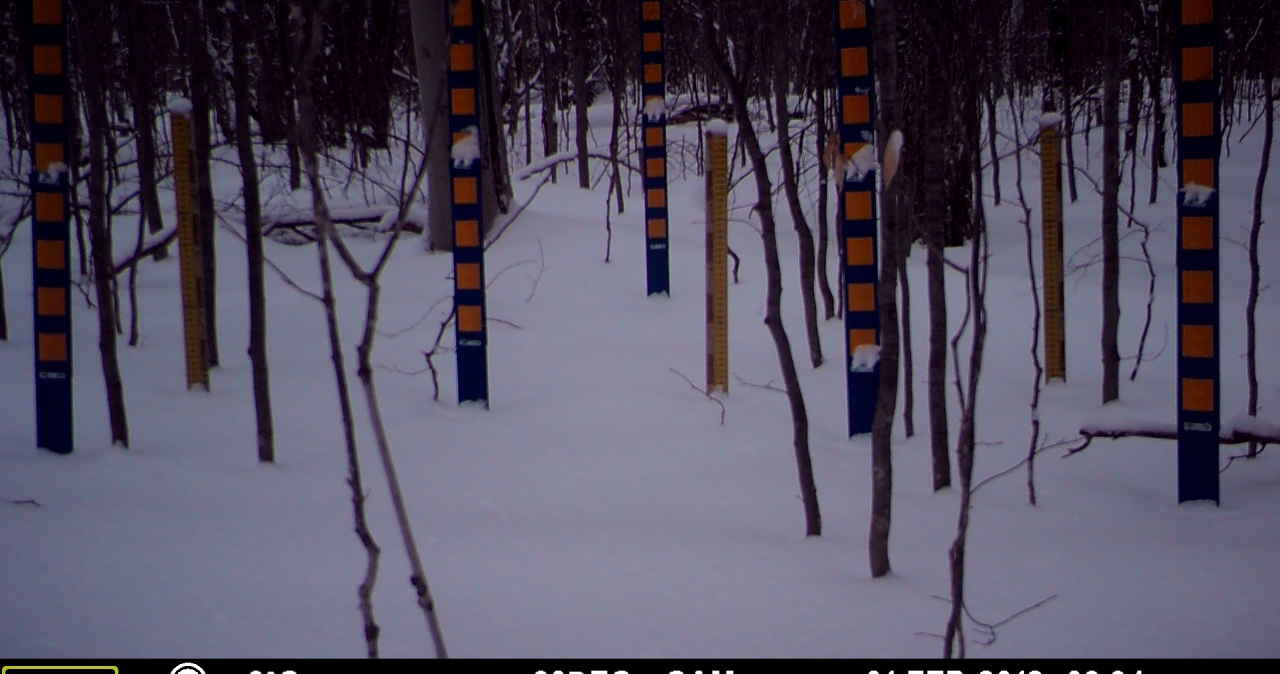
#> input picture MFDC3594.JPG, 3840 x 2020 px (shown at 1/3 size)
$ python live_preview.py
#> lines starting #> are read from the running program, lines starting #| are printed output that depends on the picture; after the words box and inside, x2 and y2 are one past the last pixel; in counts of white or black regions, pixels touching at a corner belong together
# import necessary modules
import cv2
import numpy as np
from matplotlib import pyplot as plt

def nothing(x):
	pass

cv2.namedWindow('Colourbars')
cv2.namedWindow('hsv_img', cv2.WINDOW_NORMAL)
cv2.resizeWindow('hsv_img', 1200,1200)
cv2.namedWindow('orig', cv2.WINDOW_NORMAL)
cv2.resizeWindow('orig', 1200,1200)

# create trackbars
cv2.createTrackbar("Hue 1", "Colourbars", 0, 180, nothing)
cv2.createTrackbar("Hue 2", "Colourbars", 0, 180, nothing)
cv2.createTrackbar("Sat 1", "Colourbars", 0, 255, nothing)
cv2.createTrackbar("Sat 2", "Colourbars", 0, 255, nothing)
cv2.createTrackbar("Val 1", "Colourbars", 0, 255, nothing)
cv2.createTrackbar("Val 2", "Colourbars", 0, 255, nothing)

img_name = "MFDC3594.JPG"
img = cv2.imread(img_name)
#> img is the input picture: shape (2020, 3840, 3); mean B, G, R 95.6, 77.1, 82.5
img = cv2.resize(img, (0,0), fx = 0.5, fy = 0.5)
#> img: shape (1010, 1920, 3)

titles = ['Original Image', 'HSV Thresholded']

while(1):
	# get tracker positions
	h1 = cv2.getTrackbarPos("Hue 1", "Colourbars")
	h2 = cv2.getTrackbarPos("Hue 2", "Colourbars")
	s1 = cv2.getTrackbarPos("Sat 1", "Colourbars")
	s2 = cv2.getTrackbarPos("Sat 2", "Colourbars")
	v1 = cv2.getTrackbarPos("Val 1", "Colourbars")
	v2 = cv2.getTrackbarPos("Val 2", "Colourbars")

	cv2.resizeWindow('hsv_img', 600,600)
	cv2.namedWindow('orig', cv2.WINDOW_NORMAL)
	cv2.resizeWindow('orig', 600,600)

	hsv = cv2.cvtColor(img, cv2.COLOR_BGR2HSV)
#> hsv: shape (1010, 1920, 3); mean H, S, V 120.9, 90, 98.4
	mask = cv2.inRange(hsv, np.array([h1, s1, v1]), np.array([h2, s2, v2]))
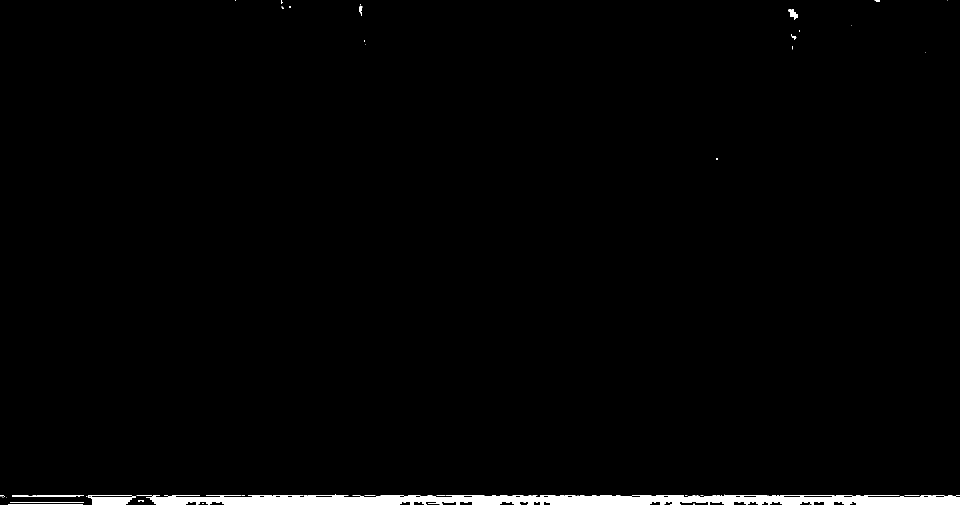
#> mask: shape (1010, 1920) (shown at 1/2 size); 1.5% white; 50 white regions (35 under 20 px), largest, box (x1, y1, x2, y2) and area: (292, 989, 1920, 1010) 26847, (176, 990, 272, 1010) 1388, (24, 990, 168, 993) 360
	cv2.imshow("orig", img)
	cv2.imshow("hsv_img", mask)

	k = cv2.waitKey(1) & 0xFF
#> (key Esc is pressed here)
	if k == ord('m'):
		mode = not mode
	elif k == 27:
		break

cv2.destroyAllWindows()

$ run again, with MFDC3912.JPG copied over MFDC3594.JPG
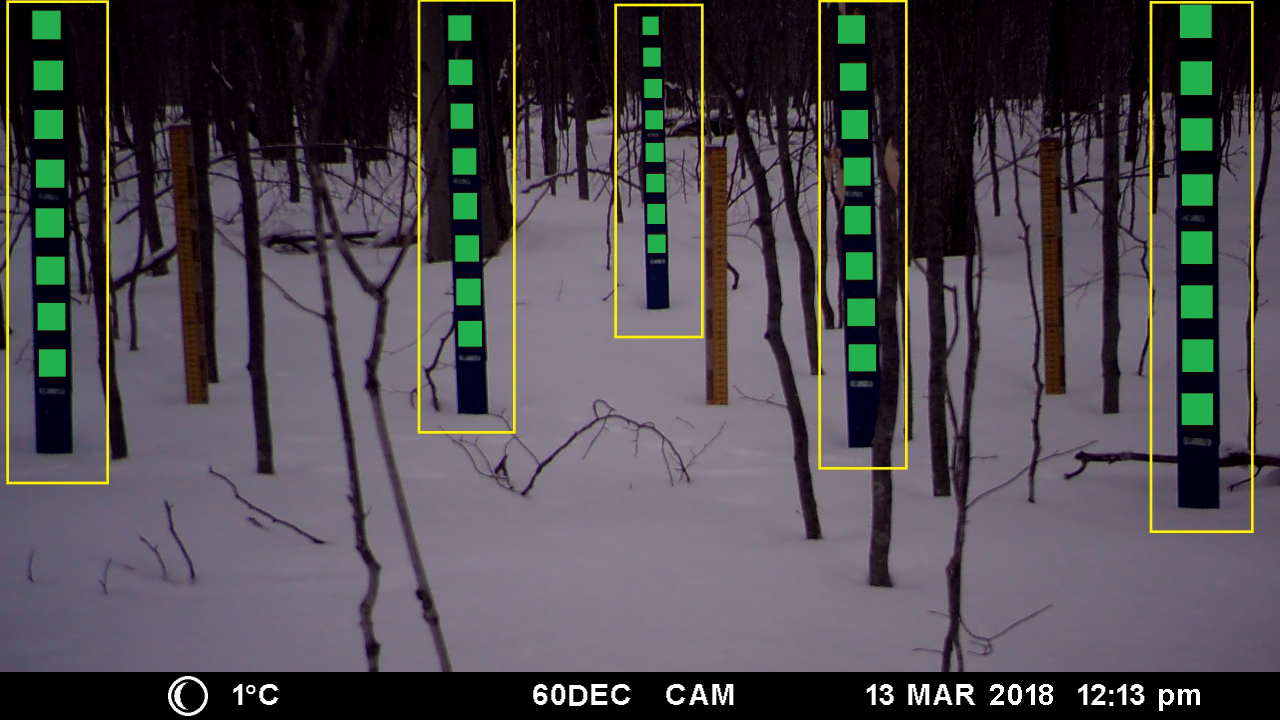
#> input picture MFDC3912.JPG, 3840 x 2160 px (shown at 1/3 size)
#> img is the input picture: shape (2160, 3840, 3); mean B, G, R 78.8, 74.2, 78
#> `img = cv2.resize(img, (0,0), fx = 0.5, fy = 0.5)`:
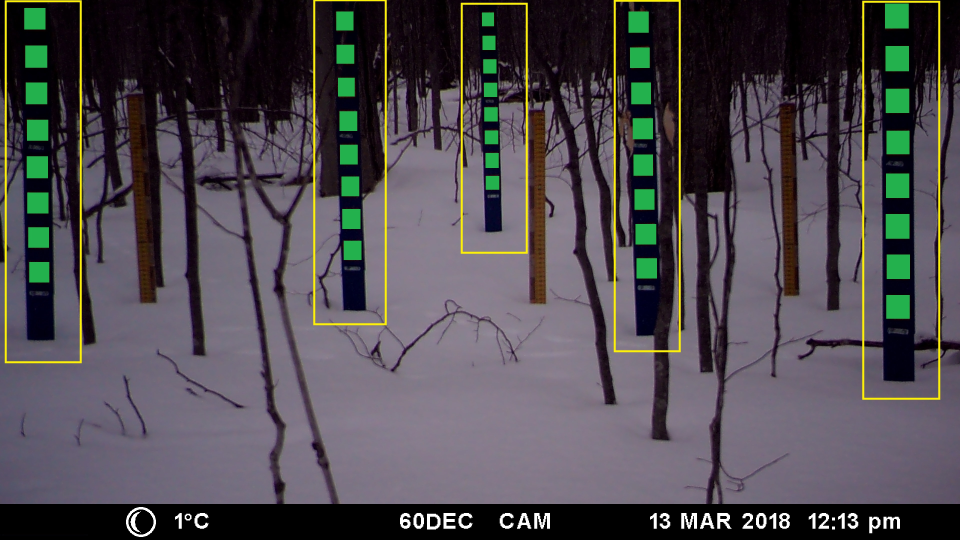
#> img: shape (1080, 1920, 3) (shown at 1/2 size); mean B, G, R 78.8, 74.3, 78.1
#> hsv: shape (1080, 1920, 3); mean H, S, V 121.4, 84.6, 87.1
#> `mask = cv2.inRange(hsv, np.array([h1, s1, v1]), np.array([h2, s2, v2]))`:
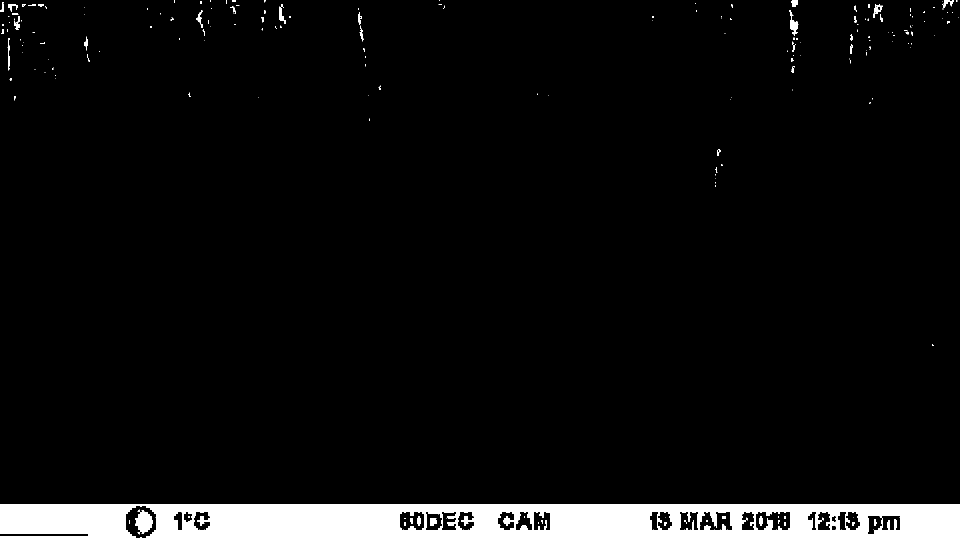
#> mask: shape (1080, 1920) (shown at 1/2 size); 5.8% white; 260 white regions (205 under 20 px), largest, box (x1, y1, x2, y2) and area: (0, 1008, 1920, 1080) 114020, (271, 1019, 304, 1069) 1131, (1579, 20, 1597, 72) 372

$ run again, with MFDC4099.JPG copied over MFDC3594.JPG
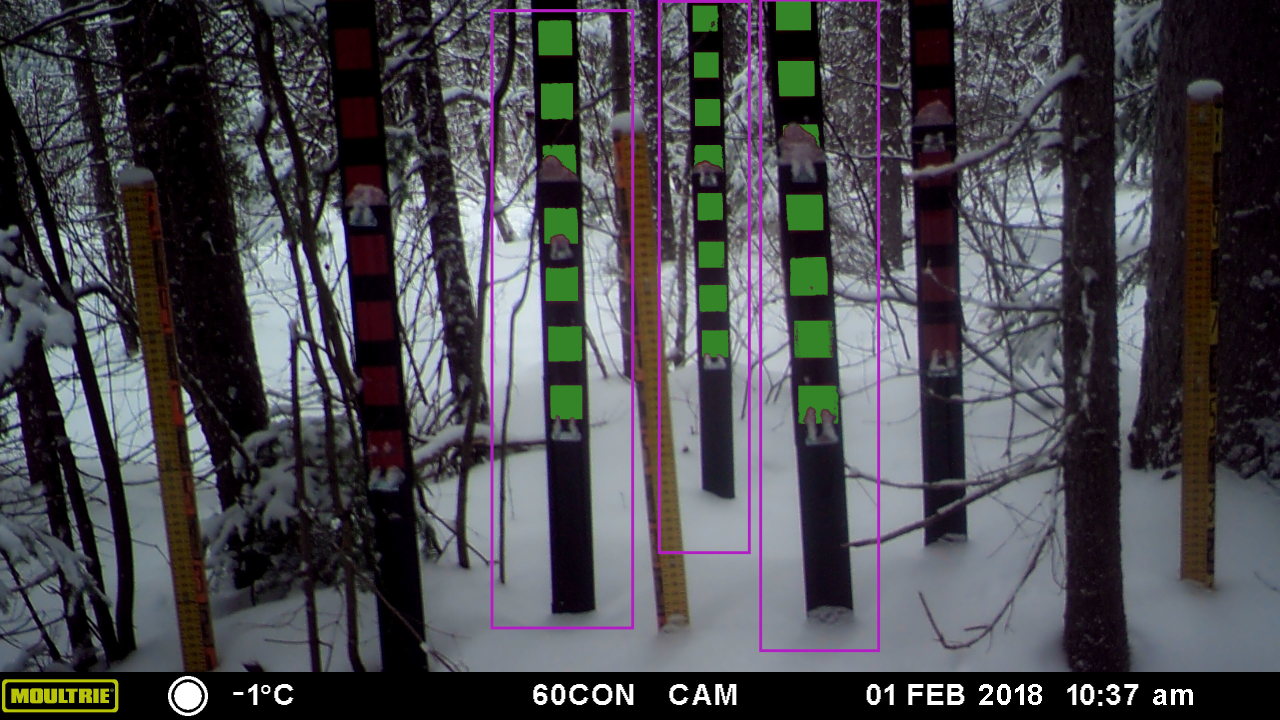
#> input picture MFDC4099.JPG, 3840 x 2160 px (shown at 1/3 size)
#> img is the input picture: shape (2160, 3840, 3); mean B, G, R 77.3, 72.3, 73.1
#> img: shape (1080, 1920, 3)
#> hsv: shape (1080, 1920, 3); mean H, S, V 99.3, 78.2, 83.6
#> `mask = cv2.inRange(hsv, np.array([h1, s1, v1]), np.array([h2, s2, v2]))`:
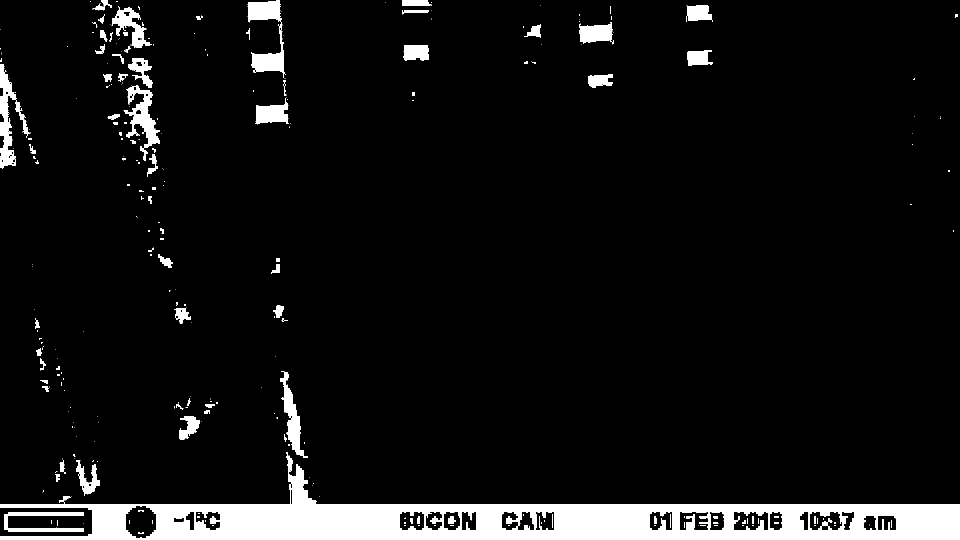
#> mask: shape (1080, 1920) (shown at 1/2 size); 7.4% white; 347 white regions (248 under 20 px), largest, box (x1, y1, x2, y2) and area: (0, 904, 1920, 1080) 109202, (495, 0, 568, 156) 4825, (0, 128, 61, 337) 4272

$ run again, with MFDC4243.JPG copied over MFDC3594.JPG
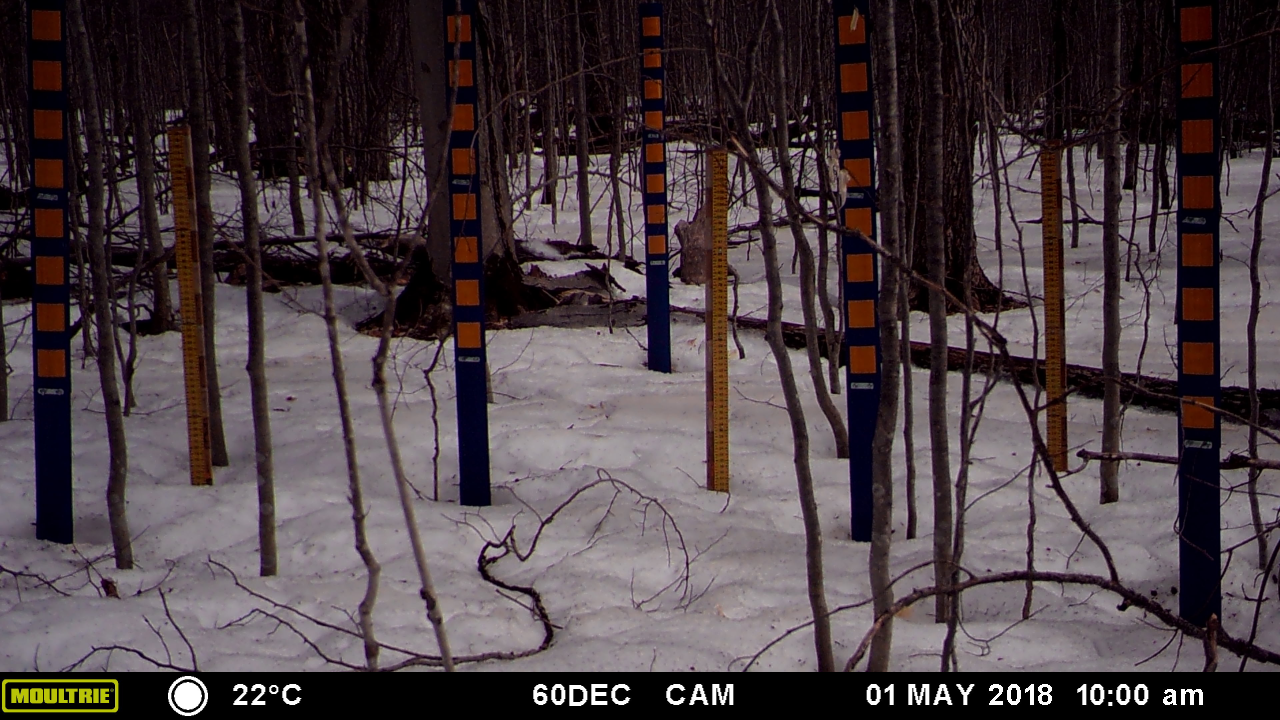
#> input picture MFDC4243.JPG, 3840 x 2160 px (shown at 1/3 size)
#> img is the input picture: shape (2160, 3840, 3); mean B, G, R 67.1, 63.3, 75
#> img: shape (1080, 1920, 3)
#> hsv: shape (1080, 1920, 3); mean H, S, V 115.1, 93, 76.3
#> `mask = cv2.inRange(hsv, np.array([h1, s1, v1]), np.array([h2, s2, v2]))`:
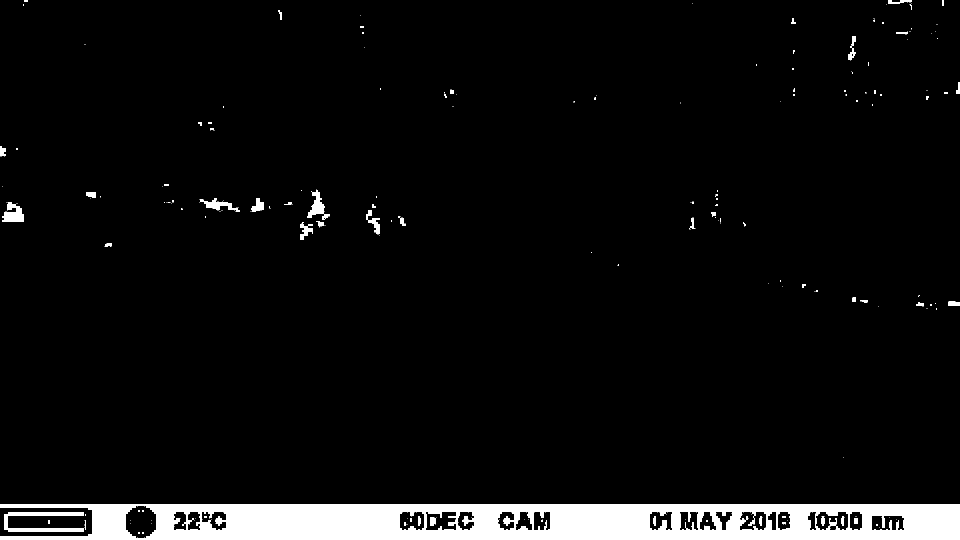
#> mask: shape (1080, 1920) (shown at 1/2 size); 5.6% white; 277 white regions (221 under 20 px), largest, box (x1, y1, x2, y2) and area: (0, 1008, 1920, 1080) 105305, (9, 1024, 168, 1064) 2640, (5, 404, 47, 444) 1103
